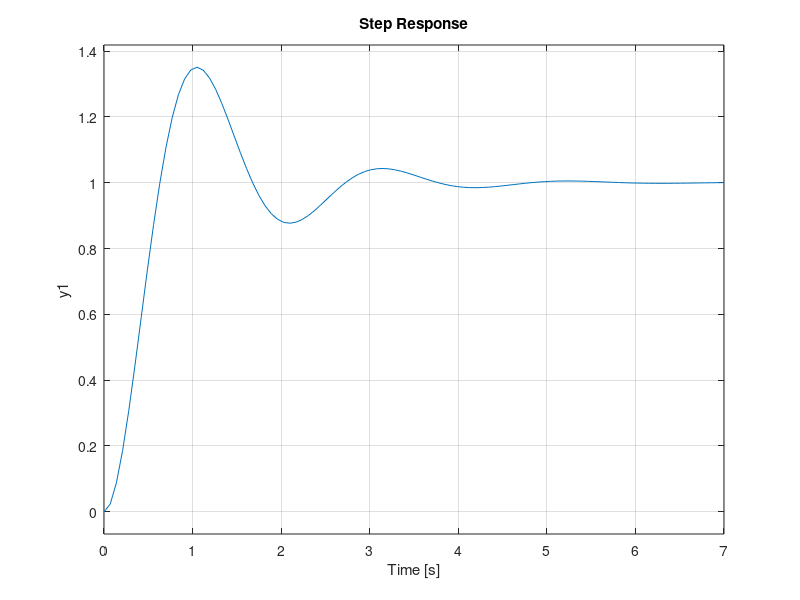

Reproduce this figure in MATLAB.
num = [0 0 10];
den = [1 2 10];

sys = tf (num,den);
augsys = series(tf(1,[1,0]),sys);

subplot(2,2,1);
step(sys)

subplot(2,2,2);
step(sys)

subplot(2,2,3.5);
step(sys)